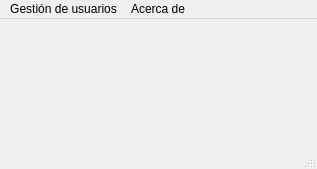
<?xml version="1.0" encoding="UTF-8"?>
<ui version="4.0">
 <class>frmPPalUsuarios</class>
 <widget class="QMainWindow" name="frmPPalUsuarios">
  <property name="geometry">
   <rect>
    <x>0</x>
    <y>0</y>
    <width>317</width>
    <height>169</height>
   </rect>
  </property>
  <property name="windowTitle">
   <string>TopoDelProp-Usuarios</string>
  </property>
  <widget class="QWidget" name="centralwidget"/>
  <widget class="QMenuBar" name="menubar">
   <property name="geometry">
    <rect>
     <x>0</x>
     <y>0</y>
     <width>317</width>
     <height>26</height>
    </rect>
   </property>
   <widget class="QMenu" name="menuCrear_usuario">
    <property name="title">
     <string>Gestión de usuarios</string>
    </property>
    <addaction name="opCrearUsuario"/>
    <addaction name="opBuscarEditar"/>
    <addaction name="opDesactivarEditores"/>
    <addaction name="opActivarEditores"/>
   </widget>
   <widget class="QMenu" name="menuAcerca_de">
    <property name="title">
     <string>Acerca de</string>
    </property>
    <addaction name="opAcercaDe"/>
   </widget>
   <addaction name="menuCrear_usuario"/>
   <addaction name="menuAcerca_de"/>
  </widget>
  <widget class="QStatusBar" name="statusbar"/>
  <action name="opCrearUsuario">
   <property name="text">
    <string>Crear usuario</string>
   </property>
  </action>
  <action name="opBuscarEditar">
   <property name="text">
    <string>Buscar-Editar usuario</string>
   </property>
  </action>
  <action name="opDesactivarEditores">
   <property name="text">
    <string>Desactivar todos los editores</string>
   </property>
  </action>
  <action name="opActivarEditores">
   <property name="text">
    <string>Activar todos los editores</string>
   </property>
  </action>
  <action name="opAcercaDe">
   <property name="text">
    <string>Acerca de ...</string>
   </property>
  </action>
 </widget>
 <resources/>
 <connections/>
</ui>
